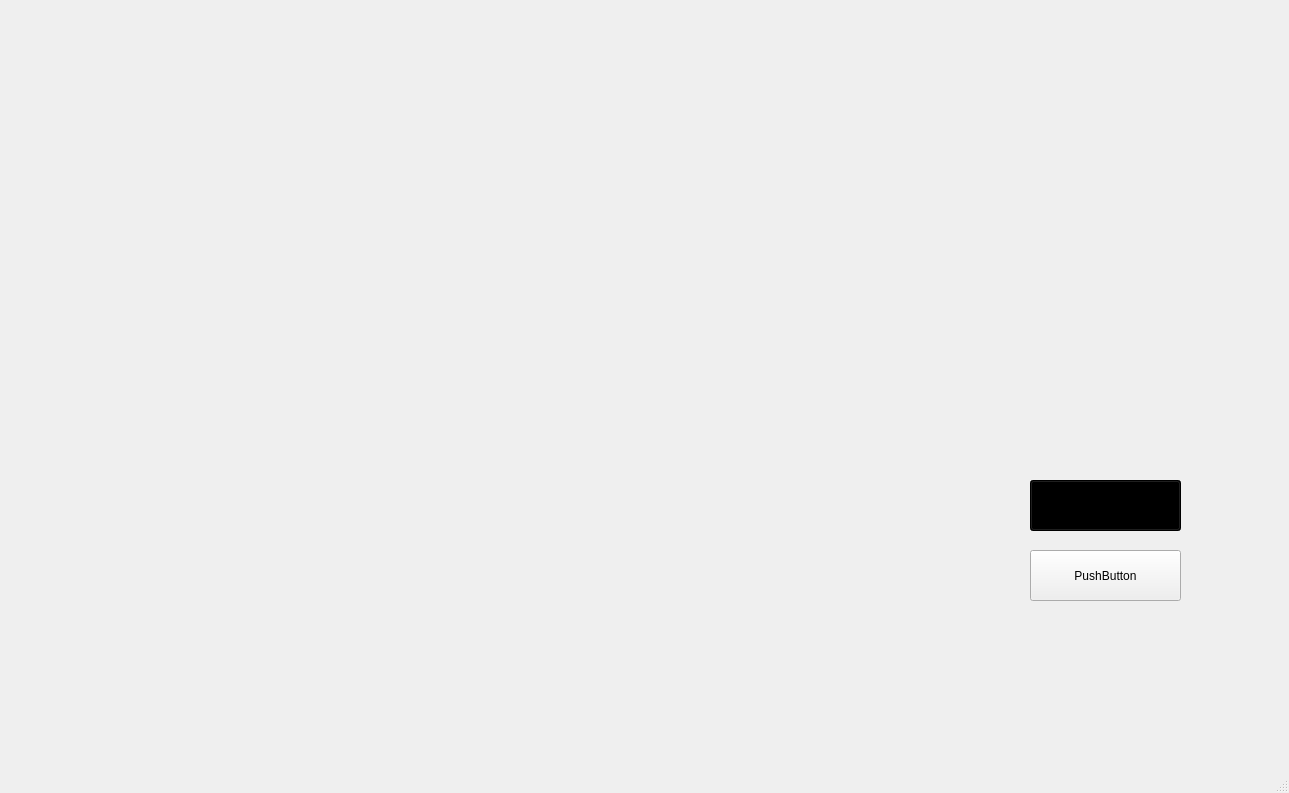
<?xml version="1.0" encoding="UTF-8"?>
<ui version="4.0">
 <class>secondPage</class>
 <widget class="QMainWindow" name="secondPage">
  <property name="geometry">
   <rect>
    <x>0</x>
    <y>0</y>
    <width>1289</width>
    <height>793</height>
   </rect>
  </property>
  <property name="windowTitle">
   <string>Welcome To TM</string>
  </property>
  <property name="autoFillBackground">
   <bool>false</bool>
  </property>
  <property name="styleSheet">
   <string notr="true">background-image: url(:/images/secondpageImage.png);</string>
  </property>
  <widget class="QWidget" name="centralwidget">
   <widget class="QPushButton" name="startButton">
    <property name="geometry">
     <rect>
      <x>1030</x>
      <y>480</y>
      <width>151</width>
      <height>51</height>
     </rect>
    </property>
    <property name="styleSheet">
     <string notr="true">background-color: trasparent;
</string>
    </property>
    <property name="text">
     <string>PushButton</string>
    </property>
   </widget>
   <widget class="QPushButton" name="agents">
    <property name="geometry">
     <rect>
      <x>1030</x>
      <y>550</y>
      <width>151</width>
      <height>51</height>
     </rect>
    </property>
    <property name="text">
     <string>PushButton</string>
    </property>
   </widget>
   <widget class="QLabel" name="backgroundLabel">
    <property name="geometry">
     <rect>
      <x>110</x>
      <y>40</y>
      <width>441</width>
      <height>261</height>
     </rect>
    </property>
    <property name="text">
     <string/>
    </property>
   </widget>
  </widget>
  <widget class="QMenuBar" name="menubar">
   <property name="geometry">
    <rect>
     <x>0</x>
     <y>0</y>
     <width>1289</width>
     <height>23</height>
    </rect>
   </property>
  </widget>
  <widget class="QStatusBar" name="statusbar"/>
 </widget>
 <resources/>
 <connections/>
</ui>
